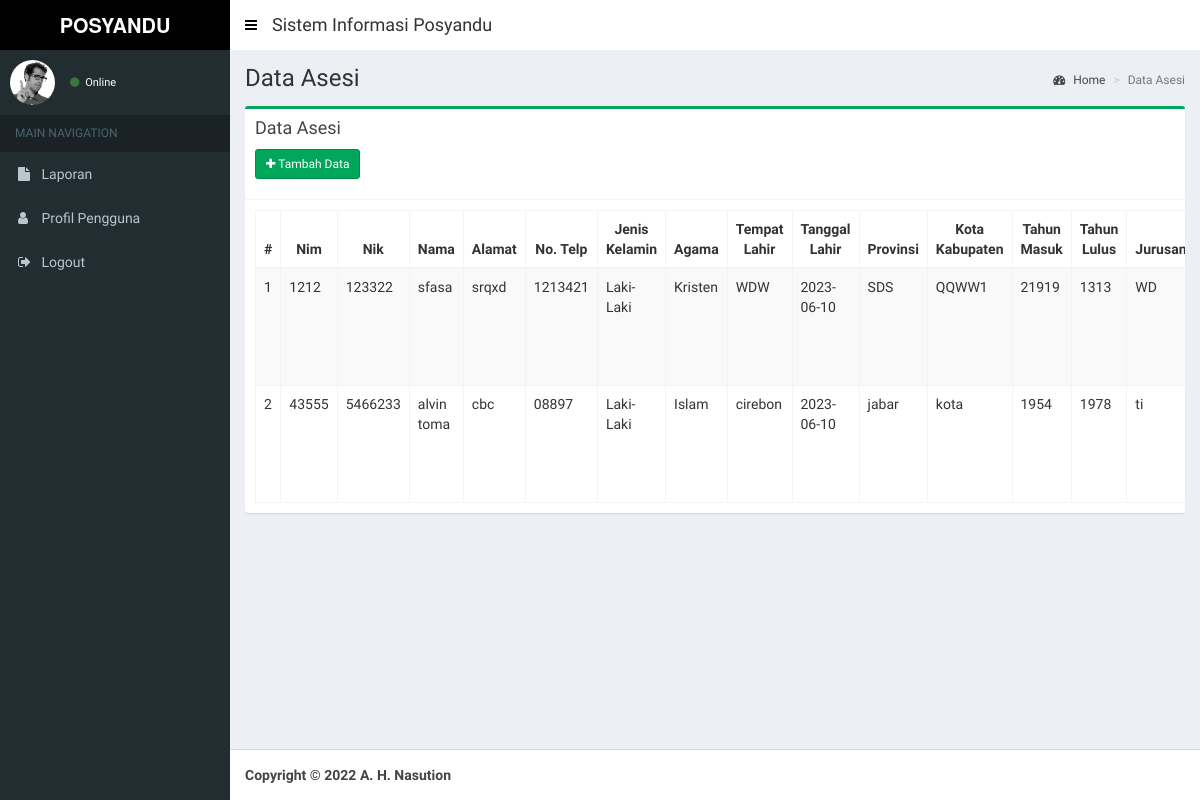
/index.php/asesi, run on an earlier commit of the app's database.
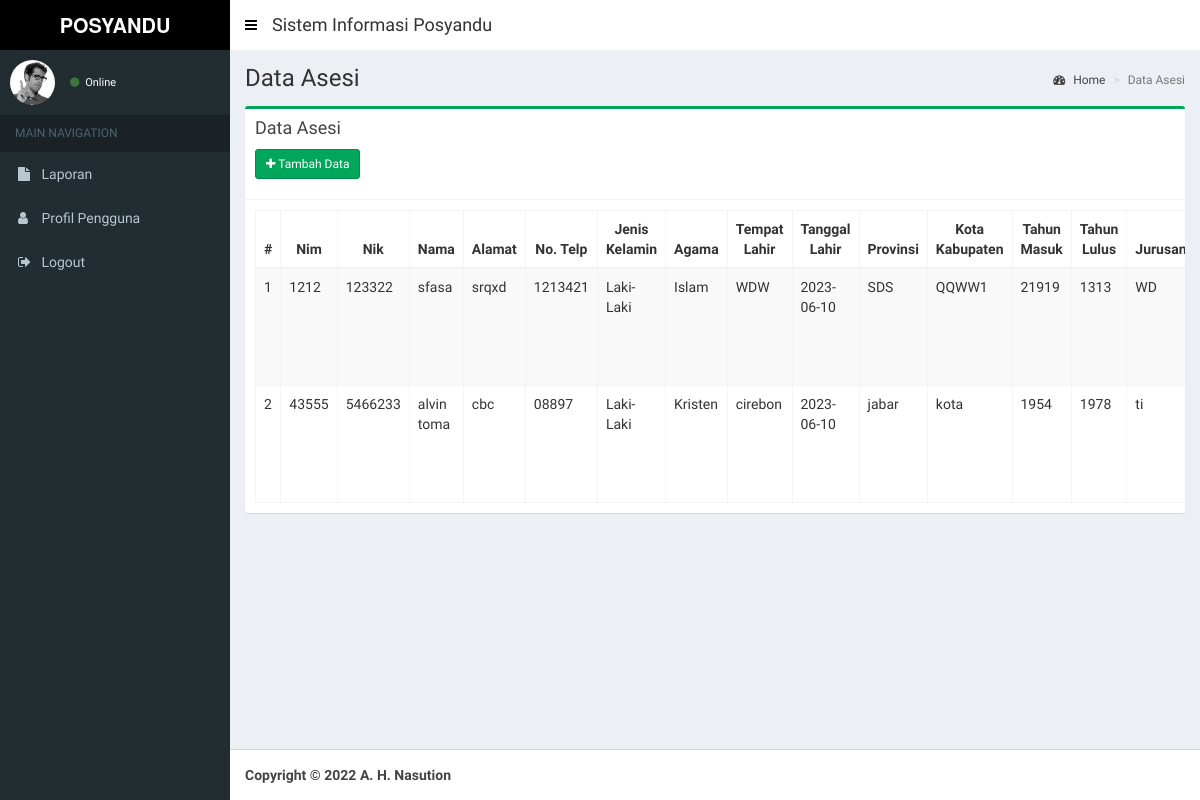
And on a later commit of the database.
### tables this page shows
CREATE TABLE `tbl_asesi` (
  `id_asesi` int NOT NULL,
  `nim_asesi` varchar(50) NOT NULL,
  `nik_asesi` varchar(50) NOT NULL,
  `nama_asesi` varchar(50) NOT NULL,
  `alamat_asesi` varchar(50) NOT NULL,
  `notlp_asesi` varchar(50) NOT NULL,
  `jeniskelamin_asesi` varchar(50) NOT NULL,
  `agama_asesi` varchar(50) NOT NULL,
  `tempatlahir_asesi` varchar(50) NOT NULL,
  `tanggallahir_asesi` varchar(50) NOT NULL,
  `provinsi_asesi` varchar(50) NOT NULL,
  `kotakab_asesi` varchar(50) NOT NULL,
  `tahunmasuk_asesi` varchar(50) NOT NULL,
  `tahunlulus_asesi` varchar(50) NOT NULL,
  `jurusan_asesi` varchar(50) NOT NULL,
  `programstudi_asesi` varchar(50) NOT NULL,
  `email_asesi` varchar(50) NOT NULL,
  `password_asesi` varchar(50) NOT NULL,
  `foto_asesi` text NOT NULL
);

### application/views/layout/v_content.php (called while the page is built, shortened)
 	<?php
	if ($content)
	{
		$this->load->view($content);
	}
?>

### application/controllers/Asesi.php (called while the page is built, shortened)
<?php
class Asesi extends CI_Controller {
	public function __construct()
	{
		$this->load->model('Asesi_model', 'asesi');
		$this->load->helper('tgl_indo');
		$this->load->helper('security');
	}
	public function index()
	{
		$data = array(
			'title'			=> 'LSP',
			'judul'			=> 'Data Asesi',
			'data' 			=> $this->asesi->tabel()->result(),
			'content'		=> 'asesi/v_content',
			'ajax'	 		=> 'asesi/v_ajax'
		);
		$this->load->view('layout/v_wrapper', $data, FALSE);
	}
}

### index.php (called while the page is built, shortened)
<?php
require_once BASEPATH.'core/CodeIgniter.php';

### application/models/Asesi_model.php (called while the page is built, shortened)
<?php
class Asesi_model extends CI_Model {
	public function tabel($where = null)
	{
		if($where == null){
			$this->db->select('*');
			$this->db->from('tbl_asesi');
			$this->db->order_by('tbl_asesi.id_asesi', 'Asc');
			$query = $this->db->get();
		}else{
			$this->db->select('*');
			$this->db->from('tbl_asesi');
			$this->db->order_by('tbl_asesi.id_asesi', 'Asc');
			$this->db->where($where);
			$query = $this->db->get();
		}
		return $query;
	}
}

### application/views/asesi/v_content.php (the view, shortened to what this page needs)
<section class="content-header">
  <h1>
    <?= $judul ?>
  </h1>
  <ol class="breadcrumb">
    <li><a href="<?= base_url() ?>dashboard"><i class="fa fa-dashboard"></i> Home</a></li>
    <li class="active"><?= $judul ?></li>
  </ol>
</section>
<section class="content">
  <div class="row">
    <div class="col-xs-12">
      <div class="box box-success">
        <div class="box-header with-border">
          <h3 class="box-title">Data Asesi</h3>
          <div style="padding-top: 10px;">
          <p><a href="<?= base_url(); ?>asesi/add" class="btn btn-sm btn-success icon-btn"><i class="fa fa-plus"></i> Tambah Data</a></p>
          </div>
        </div>
        <div class="box-body table-responsive">
          <table id="example1" class="table table-bordered table-striped" style="width: 100%;">
              <thead>
                  <tr>
                      <th style="width: 5%;text-align: center;">#</th>
                      <th style="width: 13%;text-align: center;">Nim</th>
                      <th style="width: 13%;text-align: center;">Nik</th>
                      <th style="width: 13%;text-align: center;">Nama</th>
                      <th style="width: 13%;text-align: center;">Alamat</th>
                      <th style="width: 13%;text-align: center;">No. Telp</th>
                      <th style="width: 13%;text-align: center;">Jenis Kelamin</th>
                      <th style="width: 13%;text-align: center;">Agama</th>
                      <th style="width: 13%;text-align: center;">Tempat Lahir</th>
                      <th style="width: 13%;text-align: center;">Tanggal Lahir</th>
                      <th style="width: 13%;text-align: center;">Provinsi</th>
                      <th style="width: 13%;text-align: center;">Kota Kabupaten</th>
                      <th style="width: 13%;text-align: center;">Tahun Masuk</th>
                      <th style="width: 13%;text-align: center;">Tahun Lulus</th>
                      <th style="width: 13%;text-align: center;">Jurusan</th>
                  </tr>
              </thead>
              <tbody>
                  <?php $total= 0; $no=1; foreach($data as $row){  ?>
                  <tr>
                      <td><?= $no++ ?></td>
                      <td><?= $row->nim_asesi ?></td>
                      <td><?= $row->nik_asesi ?></td>
                      <td><?= $row->nama_asesi ?></td>
                      <td><?= $row->alamat_asesi ?></td>
                      <td><?= $row->notlp_asesi ?></td>
                      <td><?= $row->jeniskelamin_asesi ?></td>
                      <td><?= $row->agama_asesi ?></td>
                      <td><?= $row->tempatlahir_asesi ?></td>
                      <td><?= $row->tanggallahir_asesi ?></td>
                      <td><?= $row->provinsi_asesi ?></td>
                      <td><?= $row->kotakab_asesi ?></td>
                      <td><?= $row->tahunmasuk_asesi ?></td>
                      <td><?= $row->tahunlulus_asesi ?></td>
                      <td><?= $row->jurusan_asesi ?></td>
                  </tr>
                <?php } ?>
              </tbody>
          </table>
        </div>
      </div>
    </div>
  </div>
</section>

What changed in the data, as far as the page shows it:
changed tbl_asesi "sfasa": agama_asesi "Kristen" → "Islam"
changed tbl_asesi "alvin toma": agama_asesi "Islam" → "Kristen"
